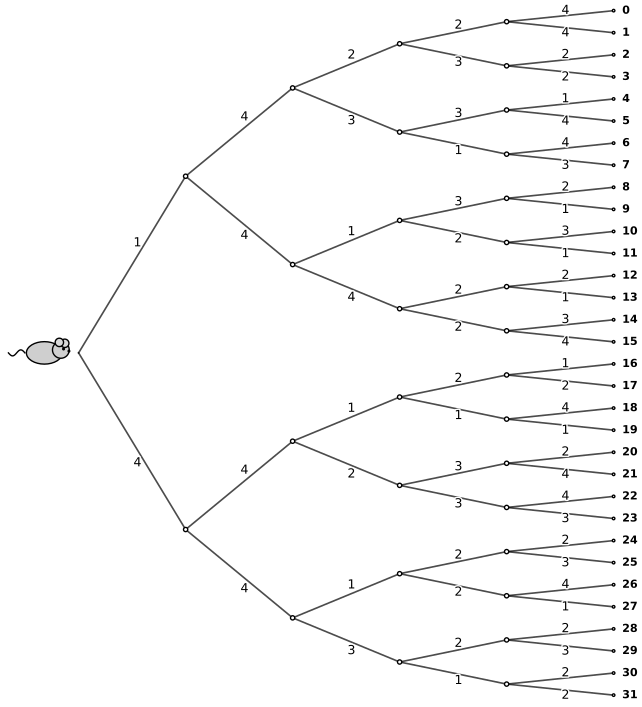

The script that saved this image:
import numpy as np
import matplotlib.pyplot as plt
from matplotlib.patches import Circle, Ellipse
import matplotlib.patheffects as pe
import random

def draw_mouse(ax, x, y, s=0.35):
    body = Ellipse((x, y), width=1.2*s, height=0.75*s,
                   facecolor="#cfcfcf", edgecolor="black", lw=1, zorder=3)
    head = Circle((x + 0.55*s, y + 0.10*s), radius=0.28*s,
                  facecolor="#cfcfcf", edgecolor="black", lw=1, zorder=3)
    ear1 = Circle((x + 0.68*s, y + 0.32*s), radius=0.14*s,
                  facecolor="#d9d9d9", edgecolor="black", lw=1, zorder=3)
    ear2 = Circle((x + 0.50*s, y + 0.35*s), radius=0.14*s,
                  facecolor="#d9d9d9", edgecolor="black", lw=1, zorder=3)
    eye = Circle((x + 0.64*s, y + 0.13*s), radius=0.03*s,
                 facecolor="black", edgecolor="black", zorder=4)
    nose = Circle((x + 0.82*s, y + 0.06*s), radius=0.03*s,
                  facecolor="black", edgecolor="black", zorder=4)

    for p in (body, head, ear1, ear2, eye, nose):
        ax.add_patch(p)

    t = np.linspace(0, 1, 60)
    tail_x = x - 0.65*s - 0.55*s*t
    tail_y = y + 0.10*s*np.sin(2*np.pi*t)
    ax.plot(tail_x, tail_y, color="black", lw=1, zorder=2)


def edge_label_aligned(ax, x0, y0, x1, y1, text, x_label, dy=0.15, fontsize=9):
    if x1 == x0:
        t = 0.5
    else:
        t = (x_label - x0) / (x1 - x0)
    t = float(np.clip(t, 0.05, 0.95))

    y_on_edge = y0 + t * (y1 - y0)
    sign = 1.0 if (y1 - y0) >= 0 else -1.0
    y_text = y_on_edge + sign * dy

    txt = ax.text(x_label, y_text, str(text),
                  ha="center", va="center", fontsize=fontsize,
                  color="black", zorder=5)

    txt.set_path_effects([pe.withStroke(linewidth=2, foreground="white")])
    return txt


def make_dp_maze_5_stages(save_path="dp_maze_tree_5stages.pdf", show=True, include_mouse=True):
    depth = 5
    x_gap = 2.5
    
    # Generate random rewards for each stage {1, 2, 3, 4}
    # stage d has 2^(d+1) edges
    stage_rewards = []
    for d in range(depth):
        stage_rewards.append([random.randint(1, 4) for _ in range(2**(d+1))])

    # 32 leaf labels (0-31)
    leaf_labels = [str(i) for i in range(2**depth)]

    # Dynamic positioning
    ys_leaf = np.linspace(8.0, -8.0, 2**depth)
    pos = {}
    
    # Leaves
    for i in range(2**depth):
        pos[(depth, i)] = (depth * x_gap, float(ys_leaf[i]))
        
    # Back-calculate internal nodes
    for d in range(depth - 1, -1, -1):
        for i in range(2**d):
            y = (pos[(d + 1, 2*i)][1] + pos[(d + 1, 2*i + 1)][1]) / 2
            pos[(d, i)] = (d * x_gap, y)

    fig, ax = plt.subplots(figsize=(14, 8))

    # Fine-tuned label positioning for high density
    LABEL_ALPHA = [0.55] * depth 
    LABEL_DY = [0.3, 0.25, 0.2, 0.15, 0.12]

    stage_x = []
    for d in range(depth):
        x0 = d * x_gap
        x1 = (d + 1) * x_gap
        stage_x.append(x0 + LABEL_ALPHA[d] * (x1 - x0))

    # Draw Edges and Labels
    for d in range(depth):
        for parent in range(2**d):
            for child_idx in [0, 1]:
                child = 2 * parent + child_idx
                x0, y0 = pos[(d, parent)]
                x1, y1 = pos[(d + 1, child)]
                
                # Plot edge
                ax.plot([x0, x1], [y0, y1], color="black", lw=1.2, alpha=0.7, zorder=1)
                
                # Plot label
                reward = stage_rewards[d][2 * parent + child_idx]
                edge_label_aligned(ax, x0, y0, x1, y1, reward, 
                                   x_label=stage_x[d], dy=LABEL_DY[d])

    # Nodes (excluding root)
    for (d, i), (x, y) in pos.items():
        if d == 0: continue
        radius = 0.05 if d < 5 else 0.03
        ax.add_patch(Circle((x, y), radius=radius,
                            facecolor="white", edgecolor="black",
                            lw=1, zorder=2))

    # Mouse
    x_root, y_root = pos[(0, 0)]
    if include_mouse:
        s = 0.7
        draw_mouse(ax, x_root - 0.8, y_root, s=s)
    else:
        ax.add_patch(Circle((x_root, y_root), radius=0.1, facecolor="white", edgecolor="black", lw=2))

    # Terminal Labels
    for i in range(2**depth):
        x, y = pos[(depth, i)]
        ax.text(x + 0.2, y, leaf_labels[i], ha="left", va="center",
                fontsize=8, fontweight="bold", zorder=5)

    ax.set_aspect("equal")
    ax.axis("off")
    ax.set_xlim(-2, depth * x_gap + 2)
    ax.set_ylim(min(ys_leaf) - 1, max(ys_leaf) + 1)

    plt.tight_layout()
    plt.savefig(save_path, dpi=300, bbox_inches="tight")
    if show:
        plt.show()
    plt.close(fig)

if __name__ == "__main__":
    make_dp_maze_5_stages(show=True)
